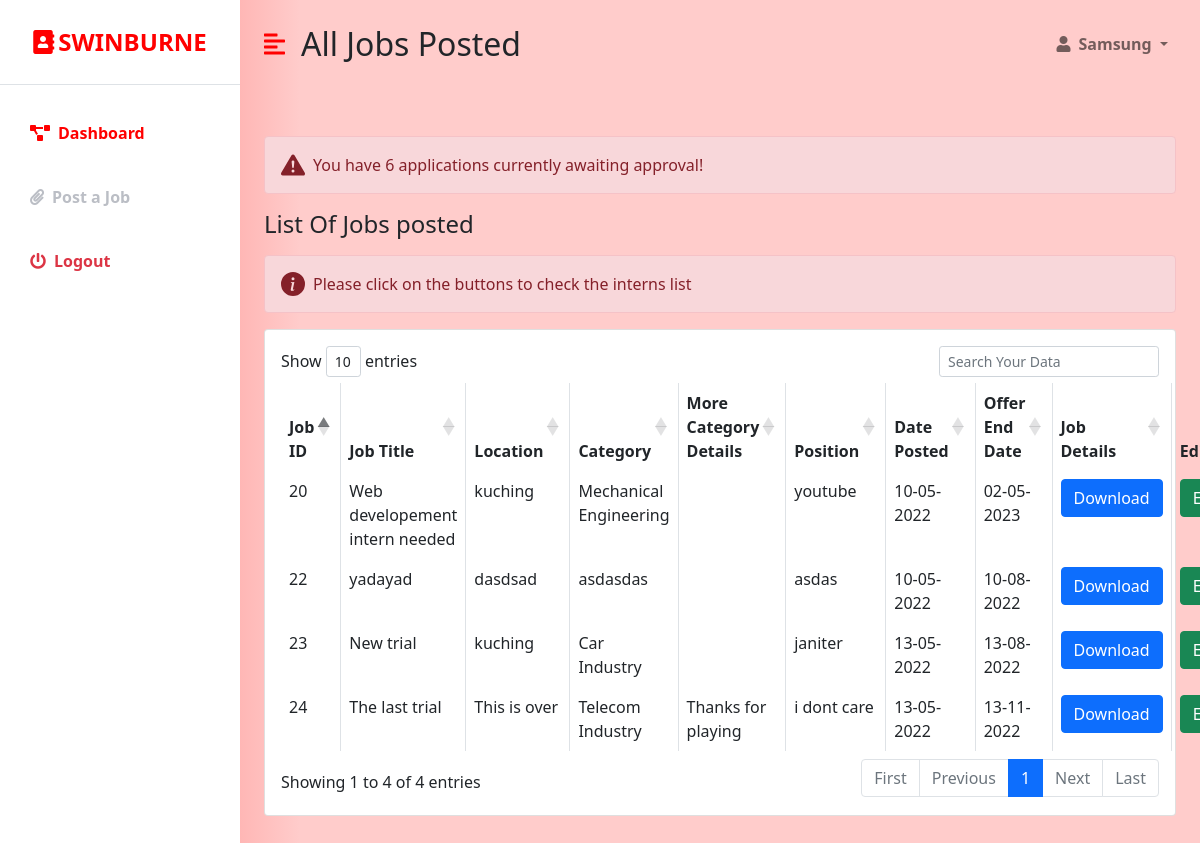
/in_joblist.php (signed in), run on an earlier commit of the app's database.
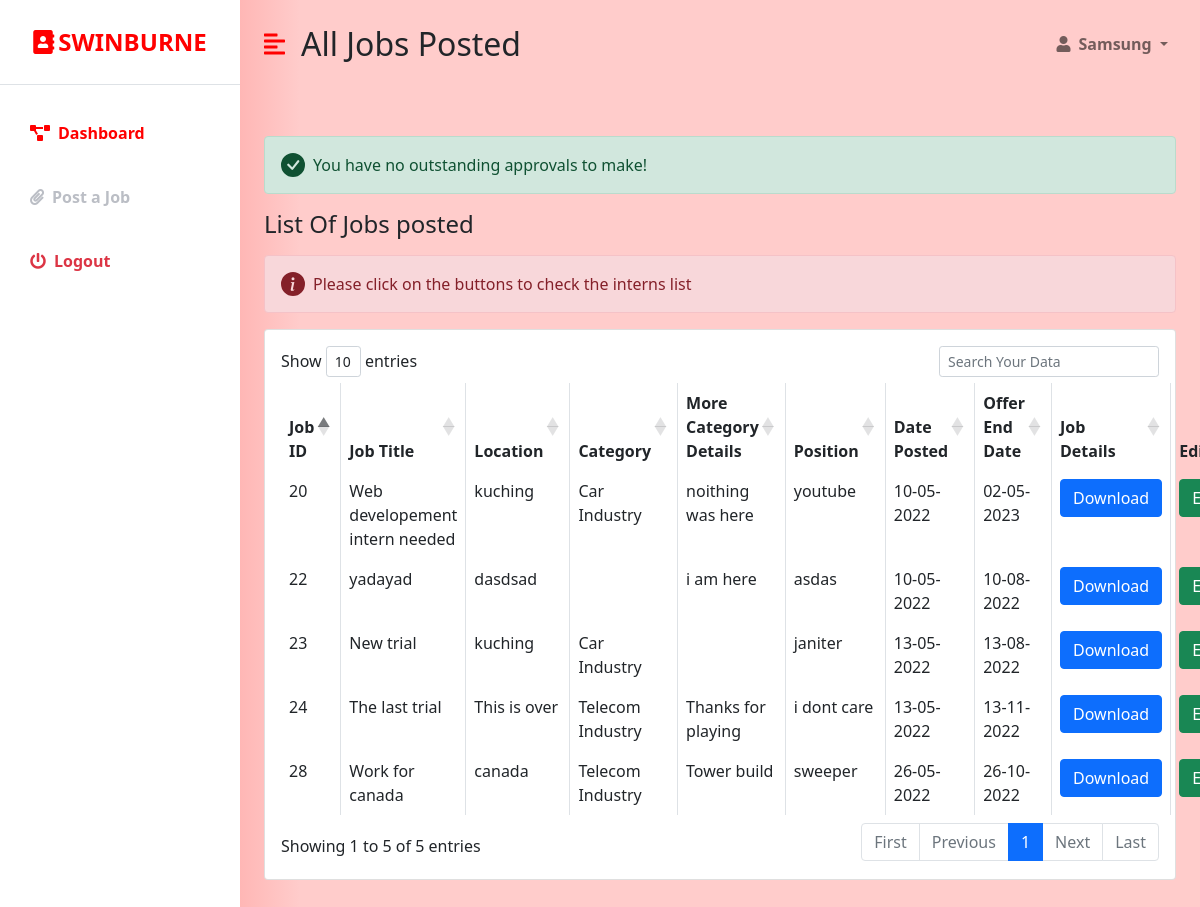
And on a later commit of the database.
### tables this page shows
CREATE TABLE `jobs` (
  `Job_ID` int(11) NOT NULL,
  `Job_Title` varchar(255) NOT NULL,
  `Location` varchar(255) NOT NULL,
  `Qualification` varchar(255) NOT NULL,
  `Category` varchar(255) NOT NULL,
  `Position` varchar(255) NOT NULL,
  `Vacancy` varchar(255) NOT NULL,
  `REGIS_NO` int(20) NOT NULL,
  `Date_Posted` date DEFAULT NULL,
  `Date_End` date DEFAULT NULL,
  `Extra_Details` varchar(255) DEFAULT NULL
);

### in_joblist.php (the view, shortened to what the changed rows need)
<?php
if (isset($_SESSION['company_id']) && isset($_SESSION['user_email'])) {
    $id = $_SESSION['company_id'];
?>
<!DOCTYPE html>
<html lang="en">
<head>
    <link href="https://cdn.jsdelivr.net/npm/bootstrap@5.0.0-beta3/dist/css/bootstrap.min.css" rel="stylesheet" />
    <link rel="stylesheet" href="https://cdnjs.cloudflare.com/ajax/libs/font-awesome/5.15.3/css/all.min.css" />
    <link rel="stylesheet" href="styles.css" />
    <link rel="stylesheet" href="https://cdn.datatables.net/1.10.18/css/dataTables.bootstrap4.min.css">
</head>
<body>
       <?php
                                 $conn = new mysqli('localhost', 'root', '', 'ims');
                                 $sql = "SELECT * FROM `jobs` WHERE REGIS_NO = $id";
                                $result = $conn->query($sql);
                        ?>
    <div class="d-flex" id="wrapper">
        <div class="bg-white" id="sidebar-wrapper">
            <div class="sidebar-heading text-center py-4 primary-text fs-4 fw-bold text-uppercase border-bottom"><i
                    class="fas fa-address-book me-1"></i>Swinburne</div>
            <div class="list-group list-group-flush my-3">
                  <a href="in_joblist.php" class="list-group-item list-group-item-action bg-transparent second-text active"><i
                        class="fas fa-project-diagram me-2"></i>Dashboard</a>
                <a href="Jobs.php" class="list-group-item list-group-item-action bg-transparent second-text fw-bold"><i
                        class="fas fa-paperclip me-2"></i>Post a Job</a>
                <a href="student_logout.php" class="list-group-item list-group-item-action bg-transparent text-danger fw-bold"><i
                        class="fas fa-power-off me-2"></i>Logout</a>
            </div>
        </div>
        <div id="page-content-wrapper">
            <nav class="navbar navbar-expand-lg navbar-light bg-transparent py-4 px-4">
                <div class="d-flex align-items-center">
                    <i class="fas fa-align-left primary-text fs-4 me-3" id="menu-toggle"></i>
                    <h2 class="fs-2 m-0">All Jobs Posted</h2>
                </div>
                <div class="collapse navbar-collapse" id="navbarSupportedContent">
                    <ul class="navbar-nav ms-auto mb-2 mb-lg-0">
                        <li class="nav-item dropdown">
                            <a class="nav-link dropdown-toggle second-text fw-bold" href="#" id="navbarDropdown"
                                role="button" data-bs-toggle="dropdown" aria-expanded="false">
                                <i class="fas fa-user me-2"></i><?=$_SESSION['user_full_name']?>
                            </a>
                        </li>
                    </ul>
                </div>
            </nav>
            <div class="container-fluid px-4">
                <div class="row my-5">
                    <?php
                    $connection = mysqli_connect("localhost","root","");
                    $queryalert = "SELECT * from applicants inner join jobs on applicants.Job_ID = jobs.Job_ID where jobs.REGIS_NO = '$id' and applicants.confirmation is null" ;
                    $queryalert_run = mysqli_query($connection, $queryalert);
                    if($stud_alert = mysqli_num_rows($queryalert_run))
                        {
                            echo '
                            <div class="col">
                                <svg xmlns="http://www.w3.org/2000/svg" style="display: none;">
                                 <symbol id="exclamation-triangle-fill" fill="currentColor" viewBox="0 0 16 16">
                                    <path d="M8.982 1.566a1.13 1.13 0 0 0-1.96 0L.165 13.233c-.457.778.091 1.767.98 1.767h13.713c.889 0 1.438-.99.98-1.767L8.982 1.566zM8 5c.535 0 .954.462.9.995l-.35 3.507a.552.552 0 0 1-1.1 0L7.1 5.995A.905.905 0 0 1 8 5zm.002 6a1 1 0 1 1 0 2 1 1 0 0 1 0-2z"/>
                                  </symbol>
                                </svg>
                                <div class="alert alert-danger d-flex align-items-center" role="alert">
                                  <svg class="bi flex-shrink-0 me-2" width="24" height="24" role="img" aria-label="Danger:"><use xlink:href="#exclamation-triangle-fill"/></svg>
                                  <div>
                                    You have '.$stud_alert.' applications currently awaiting approval!
                                  </div>
                                </div>
                             </div>
                            ';
                        }
                    else
                        {
                            echo '
                            <div class="col">
                                <svg xmlns="http://www.w3.org/2000/svg" style="display: none;">
                                  <symbol id="check-circle-fill" fill="currentColor" viewBox="0 0 16 16">
                                    <path d="M16 8A8 8 0 1 1 0 8a8 8 0 0 1 16 0zm-3.97-3.03a.75.75 0 0 0-1.08.022L7.477 9.417 5.384 7.323a.75.75 0 0 0-1.06 1.06L6.97 11.03a.75.75 0 0 0 1.079-.02l3.992-4.99a.75.75 0 0 0-.01-1.05z"/>
                                  </symbol>
                                  </svg>
                                <div class="alert alert-success d-flex align-items-center" role="alert">
                                  <svg class="bi flex-shrink-0 me-2" width="24" height="24" role="img" aria-label="Success:"><use xlink:href="#check-circle-fill"/></svg>
                                  <div>
                                    You have no outstanding approvals to make!
                                      </div>
                                    </div>
                            </div>
                            ';
                        }
                    ?>
                    <h3 class="fs-4 mb-3">List Of Jobs posted</h3>
                    <div class="col">
                                                <div class="alert alert-danger d-flex align-items-center" role="alert">
                                                  <svg class="bi flex-shrink-0 me-2" width="24" height="24" role="img" aria-label="Info:"><use xlink:href="#info-fill"/></svg>
                                                  <div>
                                                    Please click on the buttons to check the interns list
                                                  </div>
                                                </div>
                    <div class="card">
                        <div class="card-body">
                        <form method="POST">
                            <table id="datatableid" class="table table-bordered">
                             <thead>
                                <tr>
                                 <th scope="col">Job ID</th>
                                 <th scope="col">Job Title</th>
                                 <th scope="col">Location</th>
                                 <th scope="col">Category</th>
                                 <th scope="col">More Category Details</th>
                                 <th scope="col">Position</th>
                                 <th scope="col">Date Posted</th>
                                 <th scope="col">Offer End Date</th>
                                 <th scope="col">Job Details</th>
                                 <th scope="col">Edit</th>
                              </tr>
                            </thead>
                            <tbody>
                              <?php while( $row = $result->fetch_object() ): ?>
                              <tr>
                                <?php $Jid = $row->Job_ID;
                                $sdate = date("d-m-Y", strtotime($row -> Date_Posted));
                                $edate = date("d-m-Y", strtotime($row -> Date_End));
                                ?>
                                 <td> <?php echo $row->Job_ID?></td>
                                 <td> <?php echo $row->Job_Title?></td>
                                 <td><?php echo $row->Location?></td>
                                 <td><?php echo $row->Category?></td>
                                 <td><?php echo $row->Extra_Details?></td>
                                 <td><?php echo $row->Position?></td>
                                 <td><?php echo $sdate?></td>
                                 <td><?php echo $edate?></td>
                                 <td><?php echo "<a href='jobs/profile".$row -> REGIS_NO.".pdf' download><div class='text-center'><button type='button' class='btn btn-primary'>Download</button></div></a>"?></td>
                                 <td>
                                 <button type="button" class="btn btn-success editbtn"> EDIT </button>
                                 </td>
                              </tr>
                              <?php endwhile; ?>
                          </tbody>
                        </table>
                        </form>
                    </div>
                </div>
            </div>
        </div>
    </div>
    </div>
</body>
</html>
<?php
}else {
   header("Location:  industry_login.php");
}
 ?>

What changed in the data, as far as the page shows it:
changed jobs "Web developement intern needed": Category "Mechanical Engineering" → "Car Industry"; Extra_Details (not shown) → "noithing was here"
changed jobs "yadayad": Extra_Details (not shown) → "i am here"; Category "asdasdas" → (not shown)
added jobs: Job_ID "28", Job_Title "Work for canada", Location "canada", Category "Telecom Industry", Extra_Details "Tower build", Position "sweeper", Date_Posted "26-05-2022", Date_End "26-10-2022"
Also different on the page:
text written by a page script: "Show entries Showing 1 to 4 of 4 entries First Previous 1 Next Last" → "Show entries Showing 1 to 5 of 5 entries First Previous 1 Next Last"
$stud_alert: "6" → (not shown)
text no longer shown: "You have applications currently awaiting approval!"
text now shown: "You have no outstanding approvals to make!"
